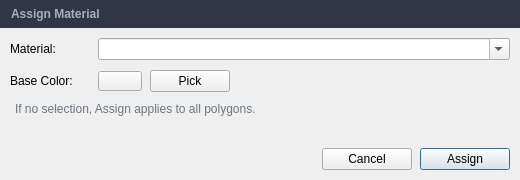
<?xml version="1.0" encoding="UTF-8"?>
<ui version="4.0">
 <class>MaterialAssignDialog</class>
 <widget class="QDialog" name="MaterialAssignDialog">
  <property name="geometry">
   <rect>
    <x>0</x>
    <y>0</y>
    <width>520</width>
    <height>180</height>
   </rect>
  </property>
  <property name="minimumSize">
   <size>
    <width>420</width>
    <height>150</height>
   </size>
  </property>
  <property name="maximumSize">
   <size>
    <width>740</width>
    <height>240</height>
   </size>
  </property>
  <property name="windowTitle">
   <string>Assign Material</string>
  </property>
  <layout class="QVBoxLayout" name="rootLayout">
   <property name="spacing">
    <number>0</number>
   </property>
   <property name="leftMargin">
    <number>0</number>
   </property>
   <property name="topMargin">
    <number>0</number>
   </property>
   <property name="rightMargin">
    <number>0</number>
   </property>
   <property name="bottomMargin">
    <number>0</number>
   </property>
   <item>
    <widget class="QLabel" name="titleLabel">
     <property name="minimumSize">
      <size>
       <width>0</width>
       <height>28</height>
      </size>
     </property>
     <property name="maximumSize">
      <size>
       <width>16777215</width>
       <height>28</height>
      </size>
     </property>
     <property name="styleSheet">
      <string notr="true">QLabel {
    background-color: #303645;
    color: #a4b0bd;
    font-weight: 600;
    padding-left: 8px;
}</string>
     </property>
     <property name="text">
      <string>Assign Material</string>
     </property>
     <property name="alignment">
      <set>Qt::AlignmentFlag::AlignLeading|Qt::AlignmentFlag::AlignLeft|Qt::AlignmentFlag::AlignVCenter</set>
     </property>
    </widget>
   </item>
   <item>
    <layout class="QVBoxLayout" name="bodyLayout">
     <property name="spacing">
      <number>10</number>
     </property>
     <property name="leftMargin">
      <number>10</number>
     </property>
     <property name="topMargin">
      <number>10</number>
     </property>
     <property name="rightMargin">
      <number>10</number>
     </property>
     <property name="bottomMargin">
      <number>10</number>
     </property>
     <item>
      <layout class="QHBoxLayout" name="materialRow">
       <property name="spacing">
        <number>8</number>
       </property>
       <item>
        <widget class="QLabel" name="materialLabel">
         <property name="minimumSize">
          <size>
           <width>80</width>
           <height>0</height>
          </size>
         </property>
         <property name="text">
          <string>Material:</string>
         </property>
        </widget>
       </item>
       <item>
        <widget class="QComboBox" name="materialCombo">
         <property name="sizePolicy">
          <sizepolicy hsizetype="Expanding" vsizetype="Fixed">
           <horstretch>0</horstretch>
           <verstretch>0</verstretch>
          </sizepolicy>
         </property>
         <property name="editable">
          <bool>true</bool>
         </property>
         <property name="insertPolicy">
          <enum>QComboBox::InsertPolicy::NoInsert</enum>
         </property>
        </widget>
       </item>
      </layout>
     </item>
     <item>
      <layout class="QHBoxLayout" name="colorRow">
       <property name="spacing">
        <number>8</number>
       </property>
       <item>
        <widget class="QLabel" name="baseColorLabel">
         <property name="minimumSize">
          <size>
           <width>80</width>
           <height>0</height>
          </size>
         </property>
         <property name="text">
          <string>Base Color:</string>
         </property>
        </widget>
       </item>
       <item>
        <widget class="QPushButton" name="colorSwatchButton">
         <property name="minimumSize">
          <size>
           <width>44</width>
           <height>20</height>
          </size>
         </property>
         <property name="maximumSize">
          <size>
           <width>44</width>
           <height>20</height>
          </size>
         </property>
         <property name="toolTip">
          <string>Current base color</string>
         </property>
         <property name="text">
          <string/>
         </property>
        </widget>
       </item>
       <item>
        <widget class="QPushButton" name="pickColorButton">
         <property name="minimumSize">
          <size>
           <width>64</width>
           <height>0</height>
          </size>
         </property>
         <property name="text">
          <string>Pick</string>
         </property>
        </widget>
       </item>
       <item>
        <spacer name="colorRowSpacer">
         <property name="orientation">
          <enum>Qt::Orientation::Horizontal</enum>
         </property>
         <property name="sizeHint" stdset="0">
          <size>
           <width>40</width>
           <height>20</height>
          </size>
         </property>
        </spacer>
       </item>
      </layout>
     </item>
     <item>
      <widget class="QLabel" name="hintLabel">
       <property name="styleSheet">
        <string notr="true">QLabel { color: #6b7580; padding-left: 2px; }</string>
       </property>
       <property name="text">
        <string>If no selection, Assign applies to all polygons.</string>
       </property>
      </widget>
     </item>
     <item>
      <spacer name="verticalSpacer">
       <property name="orientation">
        <enum>Qt::Orientation::Vertical</enum>
       </property>
       <property name="sizeHint" stdset="0">
        <size>
         <width>20</width>
         <height>40</height>
        </size>
       </property>
      </spacer>
     </item>
     <item>
      <layout class="QHBoxLayout" name="buttonRow">
       <property name="spacing">
        <number>8</number>
       </property>
       <item>
        <spacer name="buttonSpacer">
         <property name="orientation">
          <enum>Qt::Orientation::Horizontal</enum>
         </property>
         <property name="sizeHint" stdset="0">
          <size>
           <width>40</width>
           <height>20</height>
          </size>
         </property>
        </spacer>
       </item>
       <item>
        <widget class="QPushButton" name="cancelButton">
         <property name="minimumSize">
          <size>
           <width>90</width>
           <height>0</height>
          </size>
         </property>
         <property name="text">
          <string>Cancel</string>
         </property>
        </widget>
       </item>
       <item>
        <widget class="QPushButton" name="assignButton">
         <property name="minimumSize">
          <size>
           <width>90</width>
           <height>0</height>
          </size>
         </property>
         <property name="text">
          <string>Assign</string>
         </property>
         <property name="default">
          <bool>true</bool>
         </property>
        </widget>
       </item>
      </layout>
     </item>
    </layout>
   </item>
  </layout>
 </widget>
 <resources/>
 <connections/>
</ui>
